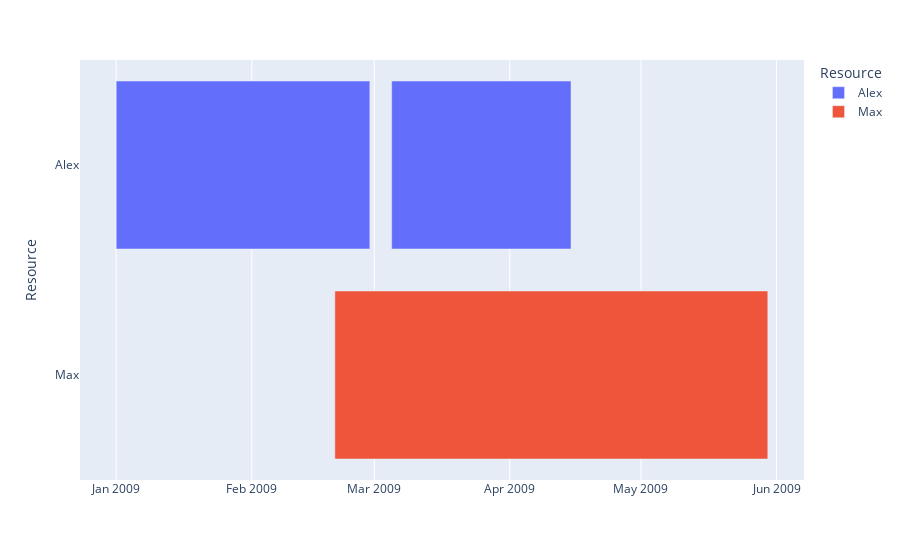

Notebook code cell kept with this figure:
### Code cell
import plotly.express as px
import pandas as pd

df = pd.DataFrame([
    dict(Task="Job A", Start='2009-01-01', Finish='2009-02-28', Resource="Alex"),
    dict(Task="Job B", Start='2009-03-05', Finish='2009-04-15', Resource="Alex"),
    dict(Task="Job C", Start='2009-02-20', Finish='2009-05-30', Resource="Max")
])

fig = px.timeline(df, x_start="Start", x_end="Finish", y="Resource", color="Resource")
fig.show()

### Figure 1 — Plotly figure (JSON) as saved in the notebook; plotly's stock layout.template omitted (floating-point values rounded to 4 significant figures)
{"data": [{"alignmentgroup": "True", "base": ["2009-01-01", "2009-03-05"], "hovertemplate": "Resource=%{y}<br>Start=%{base}<br>Finish=%{x}<extra></extra>", "legendgroup": "Alex", "marker": {"color": "#636efa"}, "name": "Alex", "offsetgroup": "Alex", "orientation": "h", "showlegend": true, "textposition": "auto", "type": "bar", "x": [5011200000, 3542400000], "xaxis": "x", "y": ["Alex", "Alex"], "yaxis": "y"}, {"alignmentgroup": "True", "base": ["2009-02-20"], "hovertemplate": "Resource=%{y}<br>Start=%{base}<br>Finish=%{x}<extra></extra>", "legendgroup": "Max", "marker": {"color": "#EF553B"}, "name": "Max", "offsetgroup": "Max", "orientation": "h", "showlegend": true, "textposition": "auto", "type": "bar", "x": [8553600000], "xaxis": "x", "y": ["Max"], "yaxis": "y"}], "layout": {"barmode": "overlay", "legend": {"title": {"text": "Resource"}, "tracegroupgap": 0}, "margin": {"t": 60}, "xaxis": {"anchor": "y", "domain": [0, 1], "type": "date"}, "yaxis": {"anchor": "x", "categoryarray": ["Max", "Alex"], "categoryorder": "array", "domain": [0, 1], "title": {"text": "Resource"}}}}
